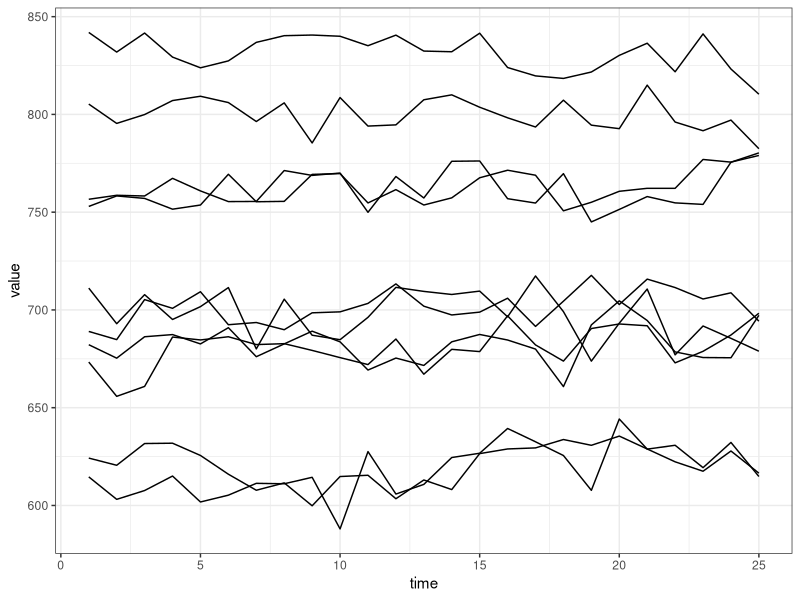
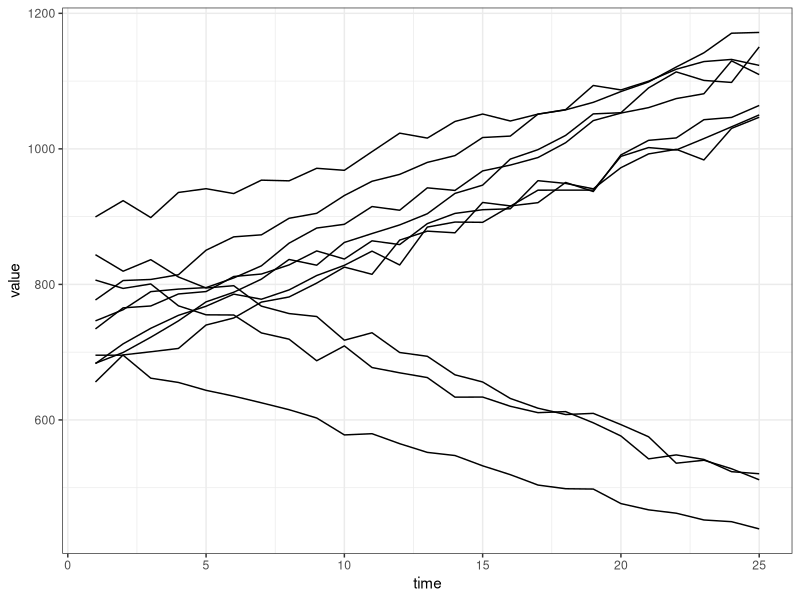
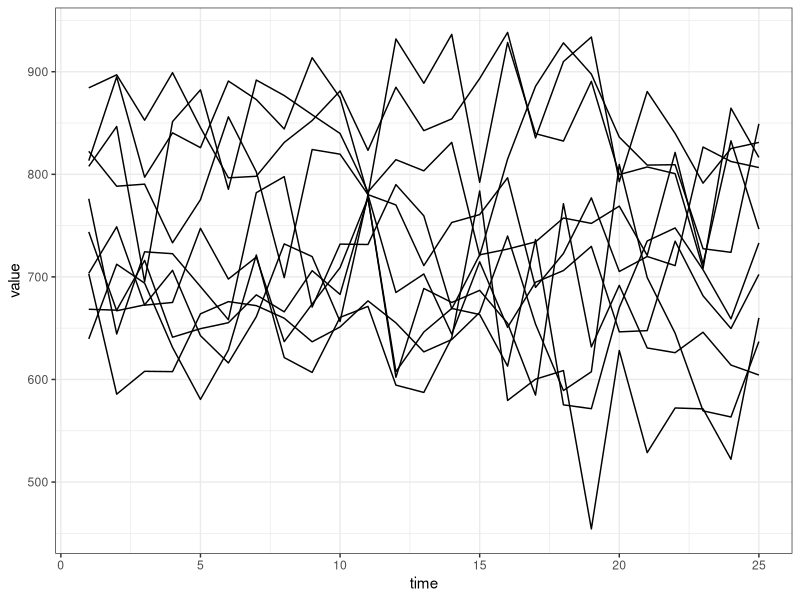
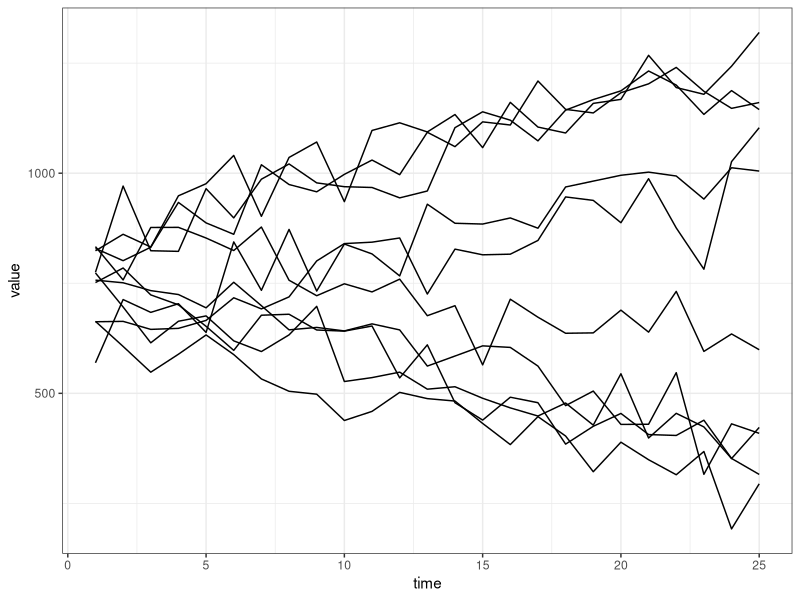
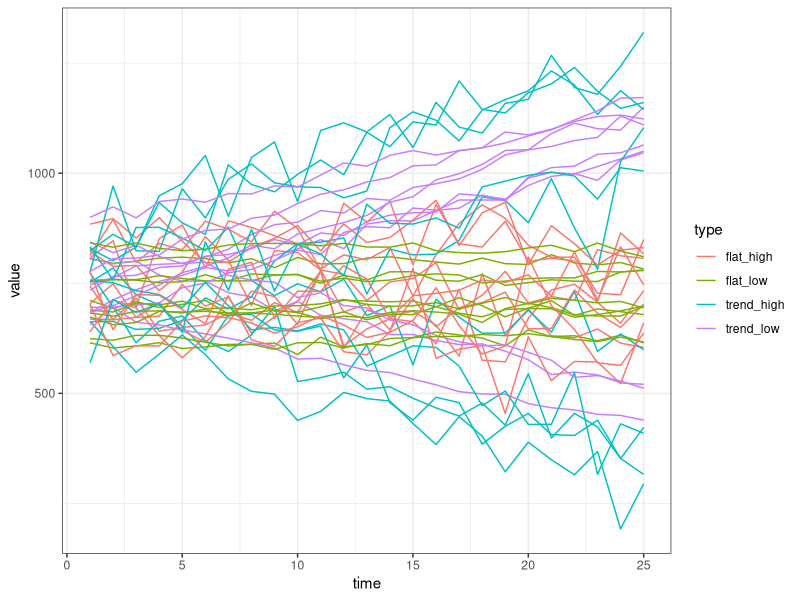
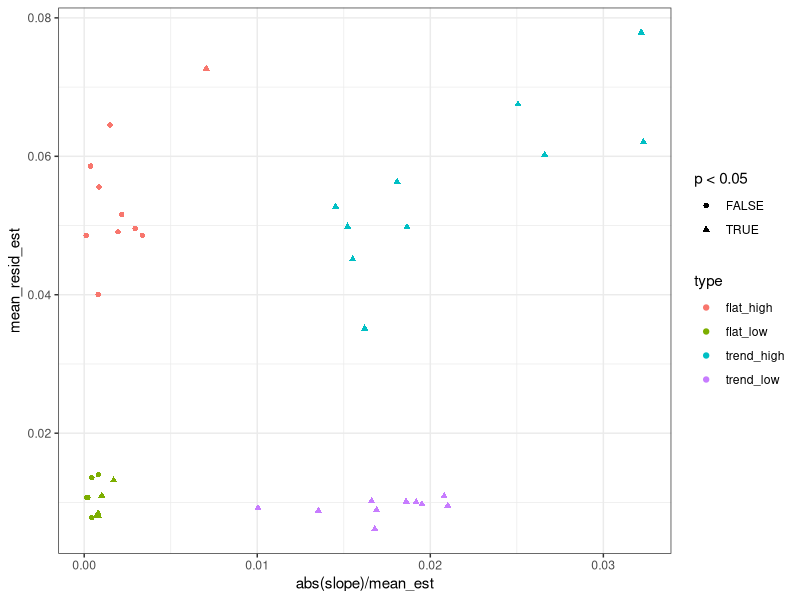
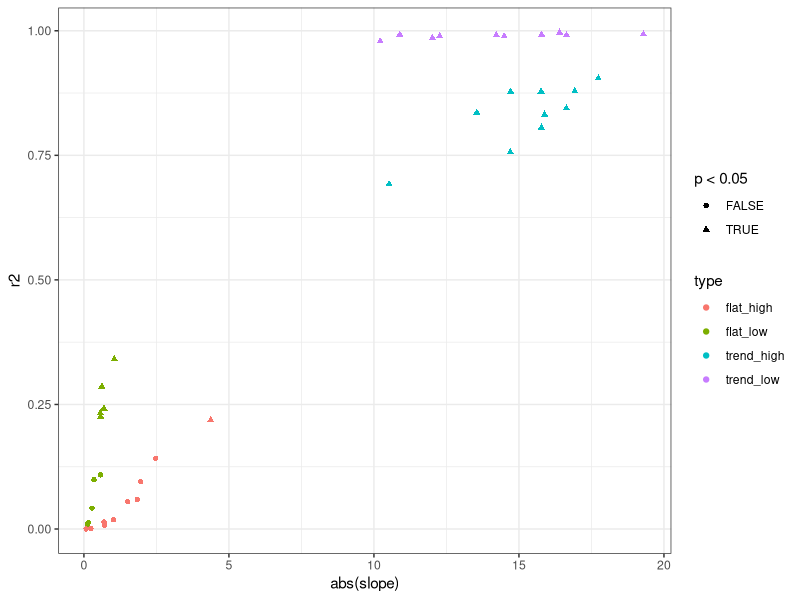
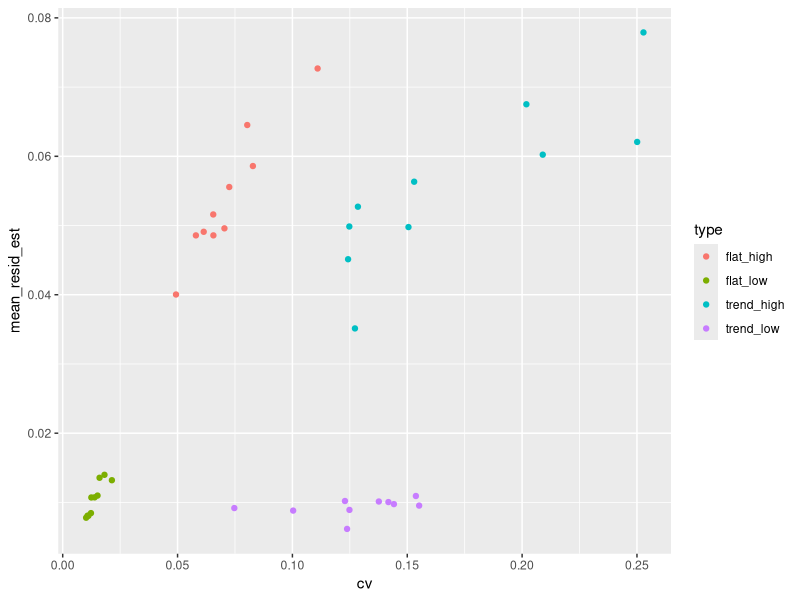

R code for these plots, in order:
## ---- chunk 1
knitr::opts_chunk$set(echo = TRUE)
library(ggplot2)
library(dplyr)
## ---- chunk 2

simulate_data <- function(ntimesteps, intercept, slope, sd_error) {
  
  vals <- intercept + ((1:ntimesteps) * slope) + rnorm(ntimesteps, sd = sd_error)
  
  return(data.frame(
    time = 1:ntimesteps,
    value = vals,
    true_slope = slope,
    true_error = sd_error,
    true_intercept = intercept
  ))
  
}


## ---- chunk 3

flat_low <- replicate(n = 10, expr = simulate_data(25, runif(1, 600, 900), runif(1, -.5, .5), sd_error = 10), simplify = F)

flat_low <- bind_rows(flat_low, .id = "rep") %>%
  mutate(type = "flat_low")

ggplot(flat_low, aes(time, value, group = rep)) +
  geom_line() + theme_bw()
## ---- chunk 4

trend_low <- replicate(n = 10, expr = simulate_data(25, runif(1, 600, 900), sample(c(-1, 1), size = 1) * runif(1, 10, 20), sd_error = 10), simplify = F)

trend_low <- bind_rows(trend_low, .id = "rep") %>%
  mutate(type = "trend_low")

ggplot(trend_low, aes(time, value, group = rep)) +
  geom_line() + theme_bw()


## ---- chunk 5

flat_high <- replicate(n = 10, expr = simulate_data(25, runif(1, 600, 900), runif(1, -.5, .5), sd_error = 50), simplify = F)

flat_high <- bind_rows(flat_high, .id = "rep") %>%
  mutate(type = "flat_high")

ggplot(flat_high, aes(time, value, group = rep)) +
  geom_line() + theme_bw()


## ---- chunk 6

trend_high <- replicate(n = 10, expr = simulate_data(25, runif(1, 600, 900), sample(c(-1, 1), size = 1) * runif(1, 10, 20), sd_error = 50), simplify = F)

trend_high <- bind_rows(trend_high, .id = "rep") %>%
  mutate(type = "trend_high")

ggplot(trend_high, aes(time, value, group = rep)) +
  geom_line() + theme_bw()


## ---- chunk 7

all_sims <- bind_rows(flat_low, flat_high, trend_low, trend_high)

all_sims <- mutate(all_sims, rep_trend = paste0(rep, type)) 


ggplot(all_sims, aes(time, value, group = rep_trend, color = type)) +
  geom_line() + theme_bw()

## ---- chunk 8

lm_fuzz <- function(a_vector) {
  
  this_ts <- data.frame(time = 1:length(a_vector), value = a_vector)
  
  this_lm <- lm(value ~ time, this_ts) 
  
  this_slope <- coefficients(this_lm)[["time"]]
  
  this_p <- anova(this_lm)[1,5]
  
  this_r2 <- summary(this_lm)$r.squared
  
  this_resid <- resid(this_lm)
  
  this_est <- predict(this_lm)
  
  mean_est <- mean(this_est)
  
  resid_est <- abs(this_resid) / this_est
  
  mean_resid_Est <- mean(resid_est)
  
  
  return(data.frame(
    slope = this_slope,
    p = this_p,
    r2 = this_r2,
    mean_est = mean_est,
    mean_resid_est = mean_resid_Est,
    cv = sd(a_vector) / mean(a_vector)
  ))
  
}


lm_summaries <- list()

for(i in 1:length(unique(all_sims$rep_trend))) {
  
  this_df <- filter(all_sims, rep_trend == unique(all_sims$rep_trend)[i])
  
  lm_summaries[[i]] <- lm_fuzz(this_df$value)

  lm_summaries[[i]]$rep_trend = this_df$rep_trend[1]
  lm_summaries[[i]]$type = this_df$type[1]
    
}

lm_summaries <- bind_rows(lm_summaries)


ggplot(lm_summaries, aes(x = abs(slope) / mean_est, y = mean_resid_est, color = type, shape = p < .05)) +
  geom_point() + theme_bw()
ggplot(lm_summaries, aes(abs(slope), r2, color = type, shape = p < 0.05)) + geom_point() + theme_bw()

ggplot(lm_summaries, aes(cv, mean_resid_est, color = type)) +
  geom_point()

ggplot(lm_summaries, aes(cv, abs(slope), color = type)) +
  geom_point()

lm_summaries <- left_join(lm_summaries, select(all_sims,  true_slope, true_error, true_intercept, rep_trend))

ggplot(lm_summaries, aes(x = slope, y = true_slope, color = type)) +
  geom_point()

